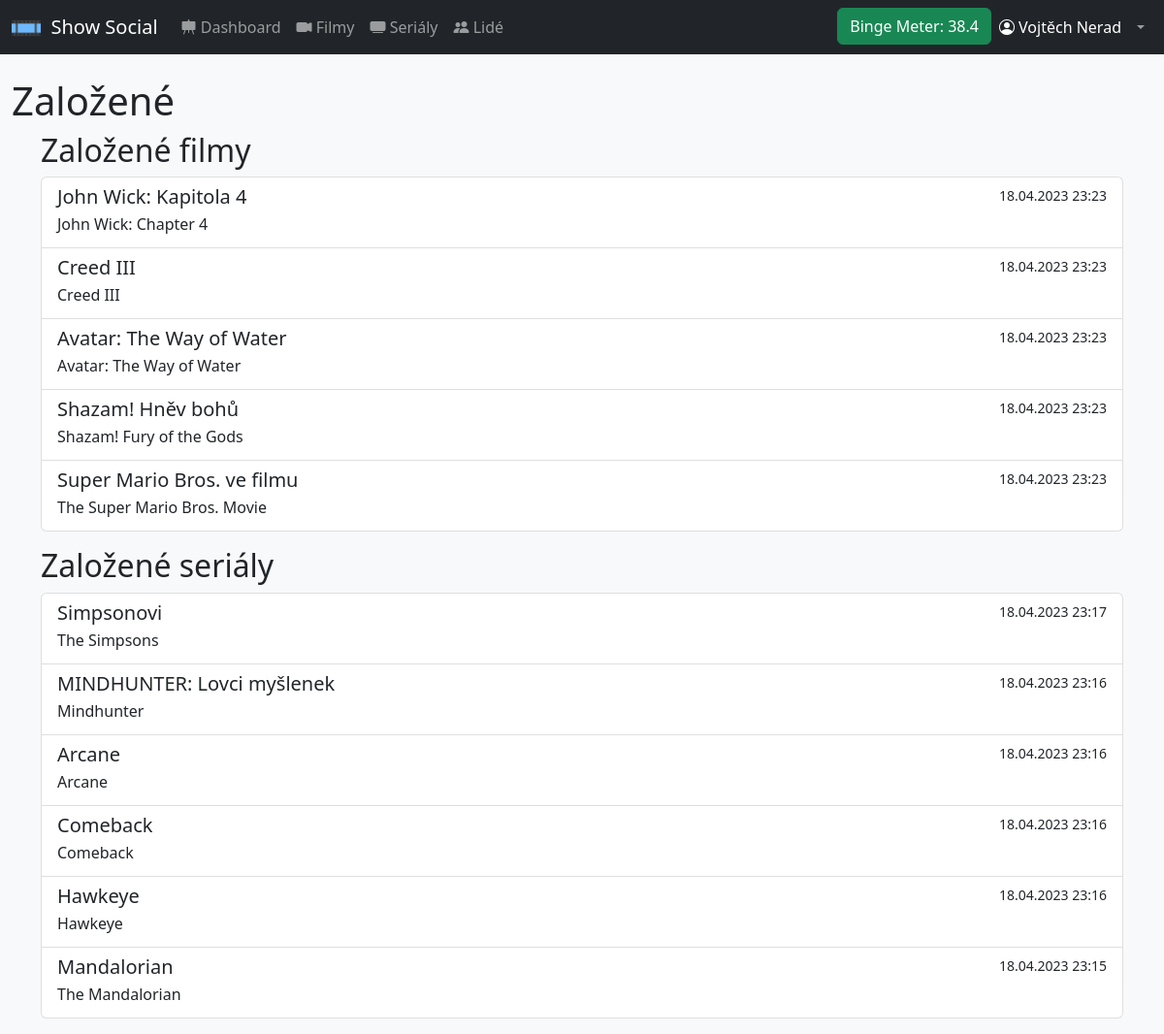
Page /bookmarks.php (signed in) on the earlier database version.
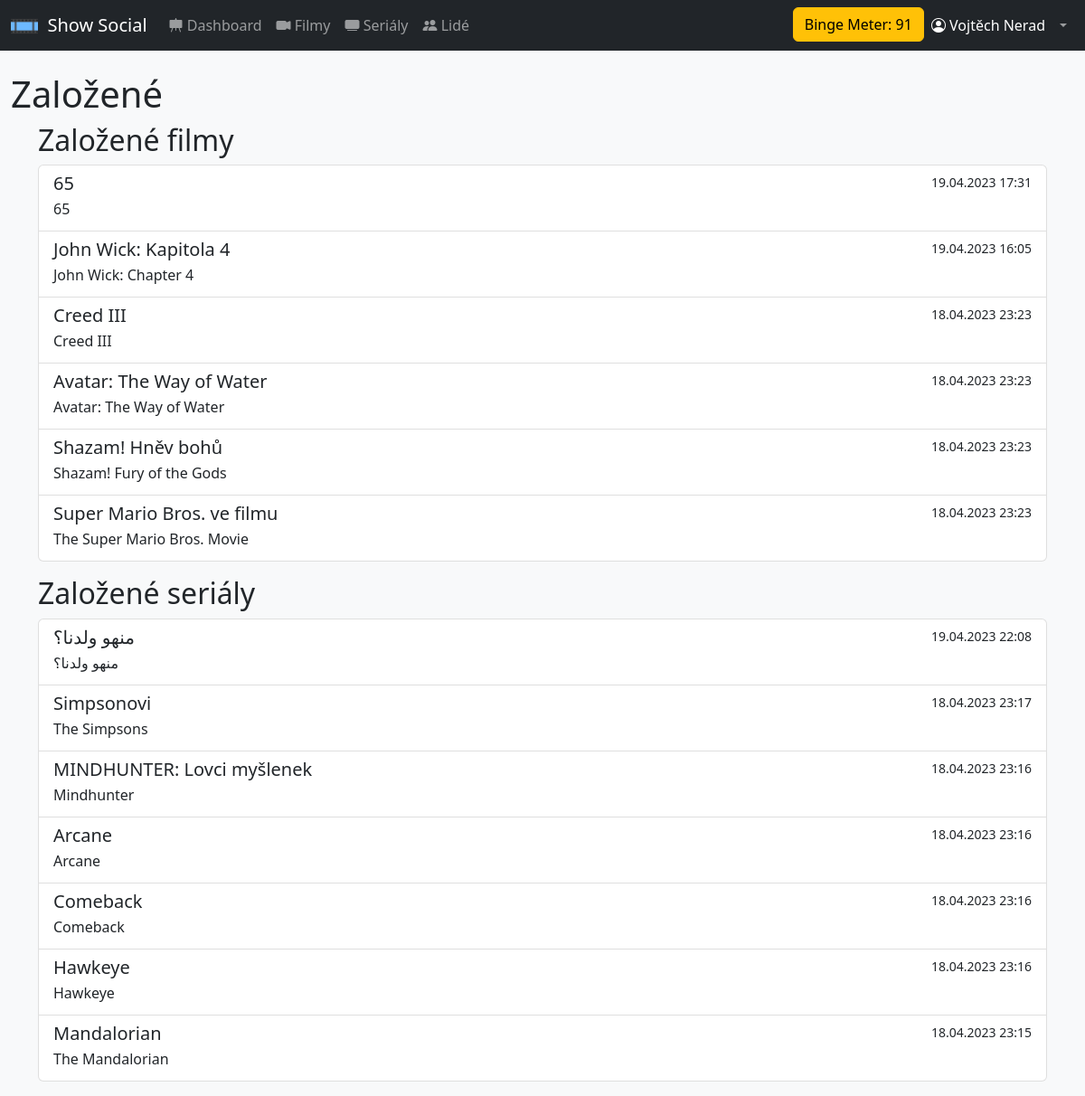
Same page on the later database version.
### tables this page shows
CREATE TABLE `bookmarked_movies` (
  `user_id` int(11) NOT NULL,
  `movie_id` int(11) NOT NULL,
  `timestamp` timestamp NOT NULL DEFAULT current_timestamp()
);

CREATE TABLE `movies` (
  `movie_id` int(11) NOT NULL,
  `title` varchar(100) NOT NULL,
  `original_title` varchar(100) NOT NULL,
  `overview` varchar(1000) NOT NULL,
  `poster_path` varchar(50) NOT NULL,
  `release_date` date NOT NULL,
  `runtime` smallint(6) NOT NULL
);

CREATE TABLE `bookmarked_tv_shows` (
  `user_id` int(11) NOT NULL,
  `show_id` bigint(20) NOT NULL,
  `timestamp` timestamp NOT NULL DEFAULT current_timestamp()
);

CREATE TABLE `tv_shows` (
  `id` bigint(20) NOT NULL,
  `name` varchar(255) NOT NULL,
  `original_name` varchar(255) NOT NULL,
  `poster_path` varchar(255) NOT NULL
);

### classes/dbh.class.php (called while the page is built)
<?php
class Dbh {
    private $host = "localhost";
    private $username = "root";
    private $password = "ayylmao1337";
    private $dbname = "show_social";
    public function connect() {
        $dsn = 'mysql:host=' .  $this->host .';dbname=' . $this->dbname;
        $pdo = new PDO($dsn, $this->username, $this->password);
        $pdo->setAttribute(PDO::ATTR_DEFAULT_FETCH_MODE, PDO::FETCH_ASSOC);
        return $pdo;
    }
}

### classes/User.class.php (called while the page is built, shortened)
<?php
require_once $_SERVER['DOCUMENT_ROOT'].'/classes/dbh.class.php';
class User extends Dbh {
    private $id;
    function __construct($userId) {
        $this->id = $userId;
    }
    function getWatchtimePerLastDay() {
        $showSql = '
            SELECT SUM(tv_show_episodes.runtime) as runtime
            FROM seen_episodes
            LEFT JOIN tv_show_episodes
            ON seen_episodes.id = tv_show_episodes.id
            WHERE seen_episodes.timestamp >= NOW() - INTERVAL 1 DAY AND user_id = (:user_id);
        ';
        $showsStatement = $this->connect()->prepare($showSql);
        $showsStatement->execute([
            ":user_id" => $this->id
        ]);
        $showsWatchtime = $showsStatement->fetch();
        $moviesSql = '
            SELECT SUM(movies.runtime) as runtime
            FROM seen_movies
            LEFT JOIN movies
            ON seen_movies.movie_id = movies.movie_id
            WHERE seen_movies.timestamp >= NOW() - INTERVAL 1 DAY AND user_id = (:user_id);
        ';
        $moviesStatement = $this->connect()->prepare($moviesSql);
        $moviesStatement->execute([
            ":user_id" => $this->id
        ]);
        $moviesWatchtime = $moviesStatement->fetch();
        $totalWatchtime = new stdClass();
        $totalWatchtime->watchtime = 0;
        if ($moviesWatchtime['runtime']) {
            $totalWatchtime->watchtime = $totalWatchtime->watchtime + $moviesWatchtime['runtime'];
        }
        $limitSql = '
            SELECT watch_limit
            FROM users
            WHERE id = (:user_id)
            LIMIT 1;
        ';
        $limitStatement = $this->connect()->prepare($limitSql);
        $limitStatement->execute([
            ':user_id' => $this->id
        ]);
        $watchtimeLimit = $limitStatement->fetch();
        $totalWatchtime->watchtimeLimit = $watchtimeLimit['watch_limit'];
        $totalWatchtime->watchtimePercentage = round((($totalWatchtime->watchtime/$totalWatchtime->watchtimeLimit) * 100), 1);
        return $totalWatchtime;
    }
    function bookmarkedMovies() {
        $bookmarkedMoviesStatement = $this->connect()->prepare('
            SELECT movies.movie_id, movies.title, movies.original_title, movies.poster_path, bookmarked_movies.timestamp
            FROM bookmarked_movies
            LEFT JOIN movies
            ON bookmarked_movies.movie_id = movies.movie_id
            WHERE user_id = (:user_id)
            ORDER BY bookmarked_movies.timestamp DESC;
        ');
        $bookmarkedMoviesStatement->execute([
            ':user_id' => $this->id
        ]);
        $bookmarkedMoviesData = $bookmarkedMoviesStatement->fetchAll();
        return $bookmarkedMoviesData;
    }
    function bookmarkedTvShows() {
        $bookmarkedTvShowsStatement = $this->connect()->prepare('
            SELECT tv_shows.id as show_id, tv_shows.name, tv_shows.original_name, tv_shows.poster_path, bookmarked_tv_shows.timestamp
            FROM bookmarked_tv_shows
            LEFT JOIN tv_shows
            ON bookmarked_tv_shows.show_id = tv_shows.id
            WHERE user_id = (:user_id)
            ORDER BY bookmarked_tv_shows.timestamp DESC;
        ');
        $bookmarkedTvShowsStatement->execute([
            ':user_id' => $this->id
        ]);
        $bookmarkedTvShowsData = $bookmarkedTvShowsStatement->fetchAll();
        return $bookmarkedTvShowsData;
    }
}

### bookmarks.php (the view, shortened to what the changed rows need)
<?php
require_once $_SERVER['DOCUMENT_ROOT'].'/classes/User.class.php';
include 'includes/header.inc.php';
echo '<h1>Založené</h1>';
$user = new User($_SESSION['user_id']);
$bookmarkedMovies = $user->bookmarkedMovies();
echo '<div class="container-sm mb-3">';
echo '<h2>Založené filmy</h2>';
echo '<div class="list-group">';
if ($bookmarkedMovies) {
    foreach ($bookmarkedMovies as $bookmarkedMovie) {
        echo '<a href="./movie.php?id=' . $bookmarkedMovie['movie_id'] . '" class="list-group-item list-group-item-action">';
        echo '<div class="d-flex w-100 justify-content-between">';
        echo '<h5 class="mb-1">' . $bookmarkedMovie['title'] . '</h5>';
        $bookmarkedTime = date_create($bookmarkedMovie['timestamp']);
        echo '<small>' . date_format($bookmarkedTime, 'd.m.Y H:i') . '</small>';
        echo '</div>';
        echo '<p class="mb-1">' . htmlspecialchars($bookmarkedMovie['original_title']) . '</p>';
        echo '</a>';
    }
} else {
    echo '<div class="list-group-item">Nemáte žádné založené filmy.</div>';
}
echo '</div>';
echo '</div>';
$bookmarkedTvShows = $user->bookmarkedTvShows();
echo '<div class="container-sm mb-3">';
echo '<h2>Založené seriály</h2>';
echo '<div class="list-group">';
if ($bookmarkedTvShows) {
    foreach ($bookmarkedTvShows as $bookmarkedTvShow) {
        echo '<a href="./show.php?id=' . $bookmarkedTvShow['show_id'] . '" class="list-group-item list-group-item-action">';
        echo '<div class="d-flex w-100 justify-content-between">';
        echo '<h5 class="mb-1">' . $bookmarkedTvShow['name'] . '</h5>';
        $bookmarkedTime = date_create($bookmarkedTvShow['timestamp']);
        echo '<small>' . date_format($bookmarkedTime, 'd.m.Y H:i') . '</small>';
        echo '</div>';
        echo '<p class="mb-1">' . htmlspecialchars($bookmarkedTvShow['original_name']) . '</p>';
        echo '</a>';
    }
} else {
    echo '<div class="list-group-item">Nemáte žádné založené seriály.</div>';
}
echo '</div>';
echo '</div>';
include 'includes/footer.inc.php';
?>

### includes/navbar.inc.php (shortened to what the changed rows need)
<?php
    require_once $_SERVER['DOCUMENT_ROOT'].'/classes/User.class.php';
    if (isset($_SESSION['user_id'])) {
        $userDataStatement = $db->prepare('
            SELECT watch_limit
            FROM users
            WHERE id = (:id)
            LIMIT 1;
        ');
        $userDataStatement->execute(array(':id' => $_SESSION['user_id']));
        $userData = $userDataStatement->fetch();
        $user = new User($_SESSION['user_id']);
    }
?>
<nav class="navbar sticky-top navbar-expand-lg navbar-dark bg-dark mb-4">
    <div class="container-fluid">
        <div class="collapse navbar-collapse" id="navbarSupportedContent">
            <ul class="navbar-nav ms-auto mb-2 mb-lg-0">
                <li class="nav-item">
                    <?php
                    if (isset($_SESSION['user_id'])) {
                        $watchtimeObject = $user->getWatchtimePerLastDay();
                        $seenMinutesInTotal = $watchtimeObject->watchtime;
                        $bingeMeterClass = ($seenMinutesInTotal > $userData['watch_limit']) ? 'btn-danger' : 'btn-success';
                        $seenPercentage = round((($seenMinutesInTotal/$userData['watch_limit']) * 100), 1);
                        if ($seenPercentage < 80) {
                            $bingeMeterClass = 'success';
                        } elseif ($seenPercentage < 100) {
                            $bingeMeterClass = 'warning';
                        } else {
                            $bingeMeterClass = 'danger';
                        }
                        echo '<a href="../bingemeter.php" id="binge-meter-button" class="btn btn-' . $bingeMeterClass . '">';
                        echo 'Binge Meter: ' . $seenPercentage;
                        echo '</a>';
                    }
                    ?>
                </li>
            </ul>
        </div>
    </div>
</nav>

Differences in the rows shown:
added bookmarked_movies: movie.title "65", timestamp "19.04.2023 17:31", movie.original_title "65"
changed bookmarked_movies "John Wick: Kapitola 4": timestamp "18.04.2023 23:23" → "19.04.2023 16:05"
added bookmarked_tv_shows: tv_shows.name "منهو ولدنا؟", timestamp "19.04.2023 22:08", tv_shows.original_name "منهو ولدنا؟"
Other differences:
$seenPercentage: "38.4" → "91"
